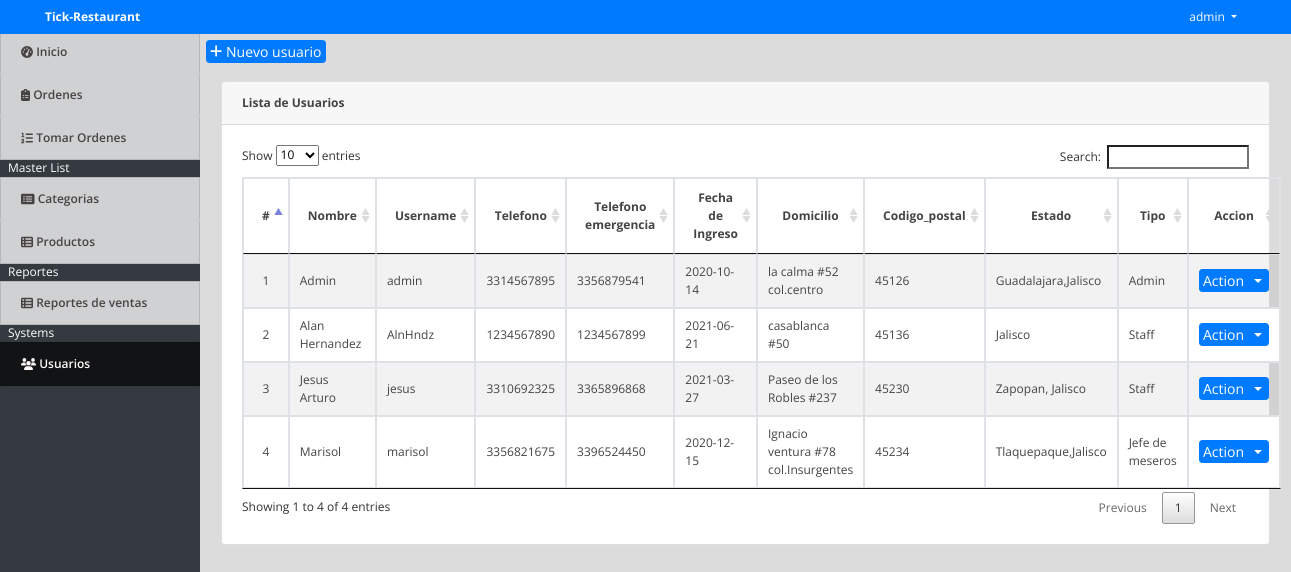
The app's page /index.php?page=users (signed in) with its own data.
### tables this page shows
CREATE TABLE `users` (
  `id` int(30) NOT NULL,
  `name` text NOT NULL,
  `username` varchar(200) NOT NULL,
  `password` text NOT NULL,
  `type` tinyint(1) NOT NULL DEFAULT 3 COMMENT '1=Admin,2=Staff',
  `telefono` bigint(20) NOT NULL,
  `telefono_emergencia` bigint(20) NOT NULL,
  `fechaingreso` date NOT NULL,
  `domicilio` varchar(50) NOT NULL,
  `codigo_postal` int(30) NOT NULL,
  `estado` varchar(25) NOT NULL
);

### users.php (the view, shortened to what this page needs)
<div class="container-fluid">
	<div class="row">
	<div class="col-lg-16">
			<button class="btn btn-primary float-right btn-sm" id="new_user"><i class="fa fa-plus"></i> Nuevo usuario</button>
	</div>
	</div>
	<br>
	<div class="col-lg-16">
		<div class="card ">
			<div class="card-header"><b>Lista de Usuarios</b></div>
			<div class="card-body">
				<table class="table-striped table-bordered">
			<thead>
				<tr>
					<th class="text-center">#</th>
					<th class="text-center">Nombre</th>
					<th class="text-center">Username</th>
				    <th class="text-center">Telefono</th>
					<th class="text-center">Telefono emergencia</th>
					<th class="text-center">Fecha de Ingreso</th>
			        <th class="text-center">Domicilio</th>
					<th class="text-center">Codigo_postal</th>
					<th class="text-center">Estado</th>
					<th class="text-center">Tipo</th>
					<th class="text-center">Accion</th>
				</tr>
			</thead>
			<tbody>
				<?php
 					include 'db_connect.php';
 					$type = array("","Admin","Staff","Jefe de meseros","Alumnus/Alumna");
 					$users = $conn->query("SELECT * FROM users order by name asc");
 					$i = 1;
 					while($row= $users->fetch_assoc()):
				 ?>
				 <tr>
				 	<td class="text-center">
				 		<?php echo $i++ ?>
				 	</td>
				 	<td>
				 		<?php echo ucwords($row['name']) ?>
				 	</td>
					 <td>
				 		<?php echo $row['username'] ?>
				 	</td>
					 <td>
				 		<?php echo $row['telefono'] ?>
				 	</td>
					 <td>
				 		<?php echo $row['telefono_emergencia'] ?>
				 	</td>
					 <td>
				 		<?php echo $row['fechaingreso'] ?>
				 	</td>
					<td>
				 		<?php echo $row['domicilio'] ?>
				 	</td>
					 <td>
				 		<?php echo $row['codigo_postal'] ?>
				 	</td>
					 <td>
				 		<?php echo $row['estado'] ?>
				 	</td>
				 	<td>
				 		<?php echo $type[$row['type']] ?>
				 	</td>
				 	<td>
				 		<center>
							<div class="btn-group">
							  <button type="button" class="btn btn-primary btn-sm">Action</button>
							  <button type="button" class="btn btn-primary btn-sm dropdown-toggle dropdown-toggle-split" data-toggle="dropdown" aria-haspopup="true" aria-expanded="false">
							  </button>
							</div>
						</center>
				 	</td>
				 </tr>
				<?php endwhile; ?>
			</tbody>
		</table>
			</div>
		</div>
	</div>
</div>

### assets/css/style.css (style rules this page uses)
body { font-family: "Open Sans", sans-serif; color: #444444; width: 100%; height: calc(100%); font-size: 12px; }
.btn-sm { padding: .0001rem .2rem; }

### index.php (style rules this page uses)
body { background: #80808045; }

### records on screen
users: name "Admin", username "admin", telefono "3314567895", telefono_emergencia "3356879541", fechaingreso "2020-10-14", domicilio "la calma #52 col.centro", codigo_postal "45126", estado "Guadalajara,Jalisco", type "Admin"
users: name "Alan Hernandez", username "AlnHndz", telefono "1234567890", telefono_emergencia "1234567899", fechaingreso "2021-06-21", domicilio "casablanca #50", codigo_postal "45136", estado "Jalisco", type "Staff"
users: name "Jesus Arturo", username "jesus", telefono "3310692325", telefono_emergencia "3365896868", fechaingreso "2021-03-27", domicilio "Paseo de los Robles #237", codigo_postal "45230", estado "Zapopan, Jalisco", type "Staff"
users: name "Marisol", username "marisol", telefono "3356821675", telefono_emergencia "3396524450", fechaingreso "2020-12-15", domicilio "Ignacio ventura #78 col.Insurgentes", codigo_postal "45234", estado "Tlaquepaque,Jalisco", type "Jefe de meseros"

### other values on screen
$_SESSION['system']['name'] "Tick-Restaurant"
$_SESSION['login_name'] "admin"
